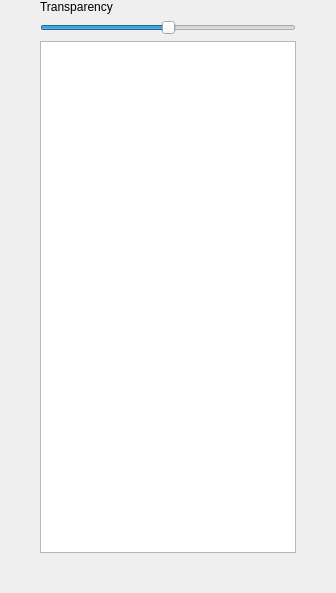
               <widget class="QWidget" name="tab_collision">
                <property name="enabled">
                 <bool>true</bool>
                </property>
                <property name="sizePolicy">
                 <sizepolicy hsizetype="Expanding" vsizetype="Expanding">
                  <horstretch>0</horstretch>
                  <verstretch>0</verstretch>
                 </sizepolicy>
                </property>
                <attribute name="title">
                 <string>Collision</string>
                </attribute>
                <layout class="QGridLayout" name="gridLayout_CollisionSelection">
                 <property name="sizeConstraint">
                  <enum>QLayout::SetDefaultConstraint</enum>
                 </property>
                 <property name="leftMargin">
                  <number>0</number>
                 </property>
                 <property name="topMargin">
                  <number>0</number>
                 </property>
                 <property name="rightMargin">
                  <number>0</number>
                 </property>
                 <property name="bottomMargin">
                  <number>0</number>
                 </property>
                 <item row="2" column="1">
                  <widget class="QGraphicsView" name="graphicsView_Collision">
                   <property name="sizePolicy">
                    <sizepolicy hsizetype="Preferred" vsizetype="Preferred">
                     <horstretch>0</horstretch>
                     <verstretch>0</verstretch>
                    </sizepolicy>
                   </property>
                   <property name="minimumSize">
                    <size>
                     <width>64</width>
                     <height>512</height>
                    </size>
                   </property>
                  </widget>
                 </item>
                 <item row="3" column="1">
                  <spacer name="verticalSpacer_6">
                   <property name="orientation">
                    <enum>Qt::Vertical</enum>
                   </property>
                   <property name="sizeHint" stdset="0">
                    <size>
                     <width>20</width>
                     <height>40</height>
                    </size>
                   </property>
                  </spacer>
                 </item>
                 <item row="2" column="2">
                  <spacer name="horizontalSpacer_19">
                   <property name="orientation">
                    <enum>Qt::Horizontal</enum>
                   </property>
                   <property name="sizeHint" stdset="0">
                    <size>
                     <width>40</width>
                     <height>20</height>
                    </size>
                   </property>
                  </spacer>
                 </item>
                 <item row="2" column="0">
                  <spacer name="horizontalSpacer_18">
                   <property name="orientation">
                    <enum>Qt::Horizontal</enum>
                   </property>
                   <property name="sizeHint" stdset="0">
                    <size>
                     <width>40</width>
                     <height>20</height>
                    </size>
                   </property>
                  </spacer>
                 </item>
                 <item row="1" column="1">
                  <widget class="QSlider" name="horizontalSlider_CollisionTransparency">
                   <property name="minimum">
                    <number>0</number>
                   </property>
                   <property name="maximum">
                    <number>100</number>
                   </property>
                   <property name="value">
                    <number>50</number>
                   </property>
                   <property name="orientation">
                    <enum>Qt::Horizontal</enum>
                   </property>
                  </widget>
                 </item>
                 <item row="0" column="1">
                  <widget class="QLabel" name="label">
                   <property name="text">
                    <string>Transparency</string>
                   </property>
                  </widget>
                 </item>
                </layout>
               </widget>
